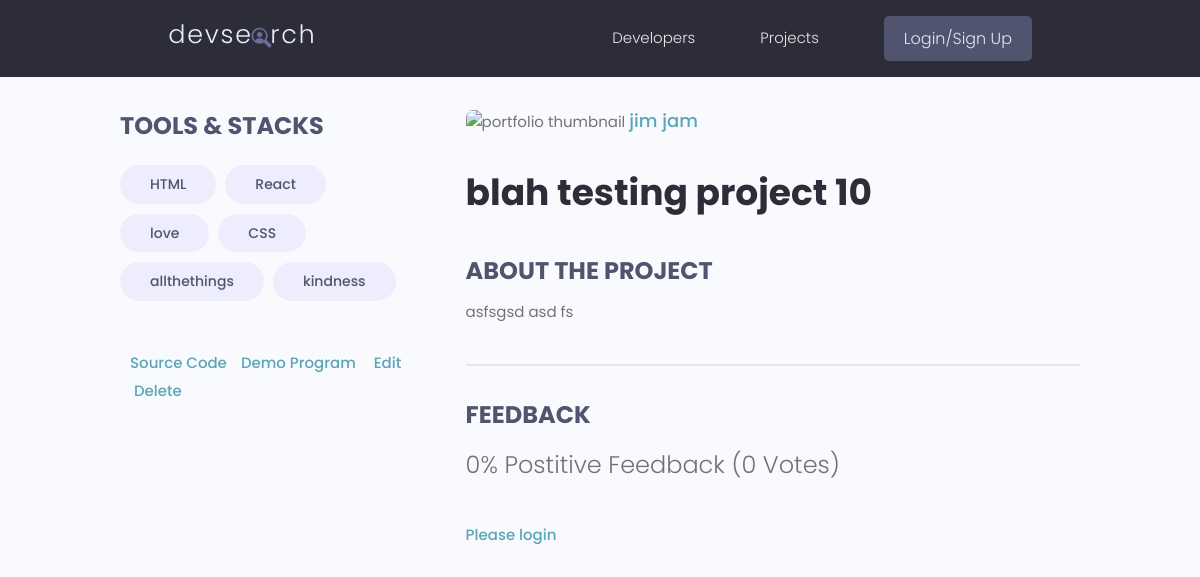
/projects/projects/e2ee741e-270a-4ffe-ad33-85459eb6cac0/, run on the app's committed database.
### projects/models.py (models this page shows, shortened)
class Tag(models.Model):
    name = models.CharField(max_length=200)
    created = models.DateTimeField(auto_now_add=True)
    id = models.UUIDField(
        default=uuid.uuid4, unique=True, primary_key=True, editable=False
    )
    def __str__(self) -> str:
        return self.name

class Project(models.Model):
    owner = models.ForeignKey(Profile, null=True, blank=True, on_delete=models.CASCADE)
    title = models.CharField(max_length=200)
    description = models.TextField(null=True, blank=True)
    featured_image = models.ImageField(null=True, blank=True, default="default.jpg")
    demo_link = models.CharField(max_length=2000, null=True, blank=True)
    source_link = models.CharField(max_length=2000, null=True, blank=True)
    tags = models.ManyToManyField("Tag", blank=True)
    vote_total = models.IntegerField(default=0, null=True, blank=True)
    vote_ratio = models.IntegerField(default=0, null=True, blank=True)
    created = models.DateTimeField(auto_now_add=True)
    id = models.UUIDField(
        default=uuid.uuid4, unique=True, primary_key=True, editable=False
    )
    class Meta:
        ordering = [
            "title",
            "-created",  # -vote_ratio", "-vote_total"
        ]
    @property
    def imageURL(self):
        try:
            url = self.featured_image.url
        except:
            url = ""
        return url
    @property
    def reviewers(self):
        queryset = self.review_set.all().values_list(
            "owner__id", flat=True
        )  # flat= True converts this variable into a list
        return queryset

### users/models.py (models this page shows, shortened)
class Profile(models.Model):
    user = models.OneToOneField(User, on_delete=models.CASCADE, null=True, blank=True)
    name = models.CharField(max_length=200, blank=True, null=True)
    username = models.CharField(max_length=200, blank=True, null=True)
    location = models.CharField(max_length=200, blank=True, null=True)
    email = models.EmailField(max_length=500, blank=True, null=True)
    short_intro = models.CharField(max_length=200, blank=True, null=True)
    bio = models.TextField(blank=True, null=True)
    profile_image = models.ImageField(
        null=True,
        blank=True,
        upload_to="profiles/",
        default="profiles/user-default.png",
    )
    social_github = models.CharField(max_length=200, blank=True, null=True)
    social_twitter = models.CharField(max_length=200, blank=True, null=True)
    social_linkedin = models.CharField(max_length=200, blank=True, null=True)
    social_youtube = models.CharField(max_length=200, blank=True, null=True)
    social_website = models.CharField(max_length=200, blank=True, null=True)
    created = models.DateTimeField(auto_now_add=True)
    id = models.UUIDField(
        default=uuid.uuid4, unique=True, primary_key=True, editable=False
    )

### projects/views.py (the view, shortened to what this page needs)
# urls.py: path("projects/<str:pk>/", views.project, name="project"),
def project(requests, pk):
    projectObj = Project.objects.get(id=pk)
    form = ReviewForm()
    tags = projectObj.tags.all()
    return render(
        requests,
        "projects/single-project.html",
        {"project": projectObj, "tags": tags, "form": form},
    )

### projects/templates/projects/single-project.html (shortened to what this page needs)
{% extends 'main.html' %}
{% block content %}
<main class="singleProject my-md">
    <div class="container">
        <div class="layout">
            <div class="column column--1of3">
                <h3 class="singleProject__subtitle">Tools & Stacks</h3>
                <div class="singleProject__toolStack">
                    {% for tag in tags %}
                    <span class="tag tag--pill tag--sub tag--lg">
                        <small>{{ tag }}</small>
                    </span>
                    {% endfor %}
                </div>
                {% if project.source_link %}
                <a class="singleProject__liveLink" href="{{project.source_link}}" target="_blank">Source
                    Code
                </a>
                {% endif %}
                {% if project.demo_link %}
                <a class="singleProject__liveLink" href="{{project.demo_link}}" target="_blank">Demo
                    Program
                </a>
                {% endif %}
                <a href="{% url 'update-project' project.id %}?next=/projects" class="singleProject__liveLink"> Edit</a>
                <a href="{% url 'delete-project' project.id %}?next=/projects" class="singleProject__liveLink"> Delete</a>
            </div>
            <div class="column column--2of3">
                <img class="singleProject__preview" src="{{ project.imageURL }}" alt="portfolio thumbnail" />
                <a href="{% url 'userProfile' project.owner.id %}"
                    class="singleProject__developer">{{project.owner.name}}</a>
                <h2 class="singleProject__title">{{project.title}}</h2>
                <h3 class="singleProject__subtitle">About the Project</h3>
                <div class="singleProject__info">
                    {{project.description}}
                </div>
                <div class="comments">
                    <h3 class="singleProject__subtitle">Feedback</h3>
                    <h5 class="project--rating">
                        {{ project.vote_ratio }}% Postitive Feedback ({{project.vote_total}}
                        Vote{{project.vote_total|pluralize:"s"}})
                    </h5>
                    {% if request.user.profile.id in project.reviewers%}
                    <p>You have submitted a review of htis project.</p>
                    {% elif  request.user.profile == project.owner  %}
                    <p>You cannot review your own work</p>
                    {% else %}
                    <a href="{% url 'login'%}?next={{request.path}}">Please login</a>
                    {% endif %}
                </div>
            </div>
        </div>
    </div>
</main>
{% endblock content %}

### static/styles/app.css (style rules this page uses)
:root { --color-sub: #2d2d39; }
img { width: 100%; }
.singleProject .column--1of3 { order: 2; }
@media screen and (min-width: 1081px) { .singleProject .column--1of3 { order: 1; } }
@media screen and (min-width: 1081px) { .singleProject .column--2of3 { order: 2; } }
.singleProject__toolStack { margin-top: 2rem; margin-bottom: 4rem; }
.singleProject__liveLink { font-weight: 500; transition: all 0.3s ease-in-out; border-bottom: 2px solid transparent; }
.singleProject__preview { height: 50vh; object-fit: cover; object-position: top center; margin-bottom: 3rem; border-radius: 0.7rem; }
.singleProject__developer { font-size: 1.8rem; font-weight: 500; }
.singleProject__title { font-size: 3.6rem; font-weight: 700; color: var(--color-sub); margin-bottom: 3rem; }
.project--rating { margin-bottom: 1.6em; margin-top: .5em; }
.singleProject__subtitle { text-transform: uppercase; font-size: 2.4rem; font-weight: 700; color: var(--color-sub-light); margin-bottom: 1rem; }
.comments { margin-top: 4rem; padding-top: 3rem; border-top: 2px solid var(--color-light); }

### static/uikit/styles/modules/_variables.css (style rules this page uses)
:root { --color-main: #5aa5b9; --color-main-light: #e6faff; --color-sub: #3f4156; --color-sub-light: #51546e; --color-sub-lighter: #ededfd; --color-text: #737373; --color-gray: #8b8b8b; --color-light: #e5e7eb; --color-light-gray: #767676; --color-bg: #f8fafd; --color-white: #fffefd; --color-white-light: #f3f3f3; --color-success: #359e64; --color-success-bg: #def8e8; --color-error: #fc4b0b; --color-error-bg: #fff2ee; --font-base: 'Poppins', arial, helvetica, 'Segoe UI', roboto, ubuntu, sans-serif; --font-monospace: 'Fira Code', 'Courier New', courier, monospace; --font-regular: 300; --font-medium: 500; --font-bold: 700; --generic-shadow: 1px 1px 5px #00000010; --generic-transition: all 0.3s ease-in-out; }

### static/uikit/styles/modules/_base.css (style rules this page uses)
* { margin: 0; padding: 0; box-sizing: border-box; text-rendering: optimizeLegibility; color: inherit; font-size: inherit; }
html { font-size: 50%; }
@media only screen and (min-width: 480px) { html { font-size: 56.25%; } }
@media only screen and (min-width: 1200px) { html { font-size: 62.5%; } }
body { line-height: 1.6; font-weight: 400; font-size: 1.5rem; color: var(--color-text); background-color: var(--color-bg); min-height: 100vh; }

### static/uikit/styles/modules/_typography.css (style rules this page uses)
* { font-family: var(--font-base); }
h2 { font-size: 3.6rem; font-weight: var(--font-bold); }
h3 { font-size: 3.2rem; font-weight: var(--font-medium); }
h5 { font-size: 2.4rem; font-weight: var(--font-medium); }
h5, h6 { font-weight: var(--font-regular); }
p, span, strong { font-size: 1.6rem; color: var(--color-text); font-weight: var(--font-regular); }
a { padding-bottom: 2px; text-decoration: none; display: inline-block; color: var(--color-main); font-weight: var(--font-medium); }

### static/uikit/styles/modules/_utilities.css (style rules this page uses)
.container { width: 92%; max-width: 165rem; margin: 0 auto; box-sizing: border-box; }
@media screen and (min-width: 1000px) { .container { width: 90%; } }
@media screen and (min-width: 1200px) { .container { width: 80%; } }
.my-md { margin: 3rem auto; }

### static/uikit/styles/modules/_tag.css (style rules this page uses)
.tag { display: inline-flex; align-items: center; background-color: var(--color-sub); height: -webkit-fit-content; height: -moz-fit-content; height: fit-content; width: -webkit-fit-content; width: -moz-fit-content; width: fit-content; border-radius: 0.5rem; padding: 0.5rem 1.5rem; font-size: 1.2rem; cursor: pointer; }
.tag:not(:last-child) { margin-right: 0.25rem; margin-bottom: 0.75rem; }
.tag > small { color: var(--color-white); }
.tag--pill { border-radius: 5rem; }
.tag--sub, .tag--sub > small { background: var(--color-sub-lighter); color: var(--color-sub-light); font-weight: 500; }
.tag--lg { padding: 0.8rem 3rem; font-size: 1.4rem; }
.tag--lg:not(:last-child) { margin-right: 0.5rem; margin-bottom: 1rem; }

### static/uikit/styles/modules/_layout.css (style rules this page uses)
.layout { display: flex; flex-flow: row wrap; justify-content: space-between; }
.layout > .column { margin-bottom: 3rem; }
.layout > .column.column--1of3 { flex-basis: 30%; }
.layout > .column.column--2of3 { flex-basis: 64%; }

### data on the page
Tag: name "HTML"
Tag: name "React"
Tag: name "love"
Tag: name "CSS"
Tag: name "allthethings"
Tag: name "kindness"
Project: owner.name "jim jam", title "blah testing project 10", description "asfsgsd asd fs", vote_ratio "0", vote_total "0"
